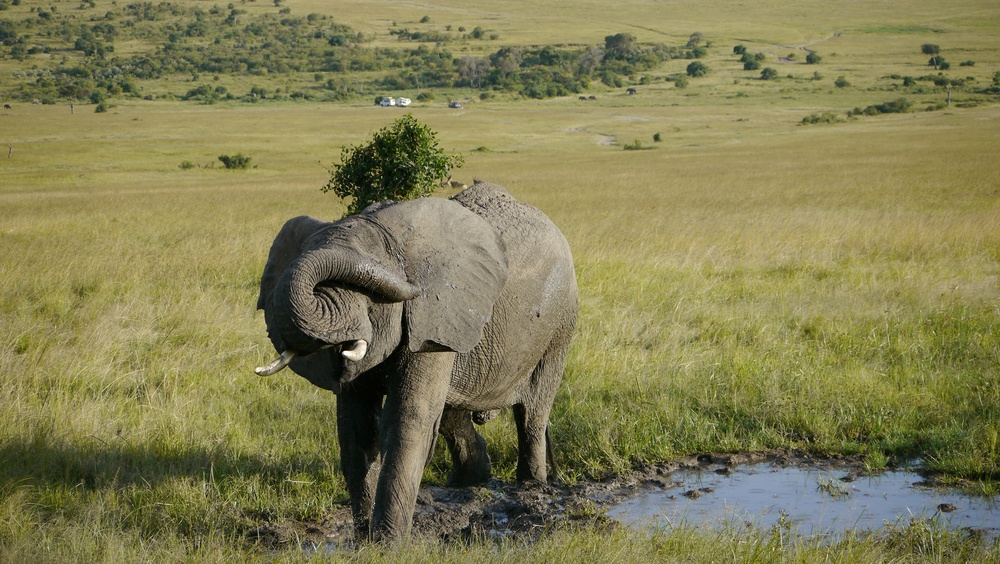
#> input picture P1110863.JPG, 1000 x 564 px, shrunk from 3520 x 1984 before the run, found by its file name
$ python TextureFeatures.py   (older library calls are emulated)
#> lines starting #> are read from the running program, lines starting #| are printed output that depends on the picture
from PIL import Image
from skimage.feature import greycomatrix, greycoprops

im = Image.open("P1110863.jpg").convert("L")
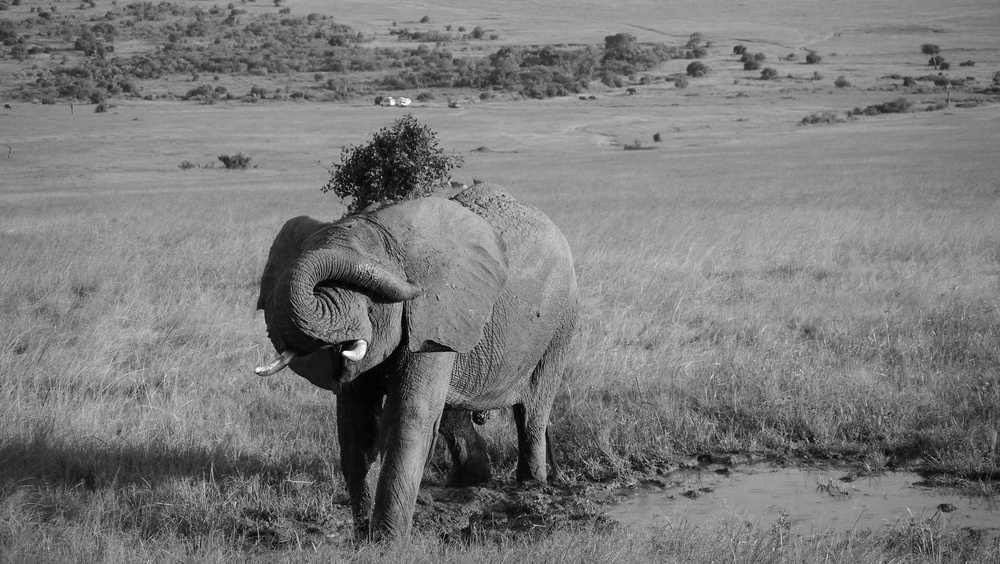
#> im: PIL image 1000x564 L; min 0, max 254, mean 121.8
im.show()
#> (the run stopped early here; a loop or call above may not have finished)

$ run again, with BSSJune8Right.jpg copied over P1110863.JPG
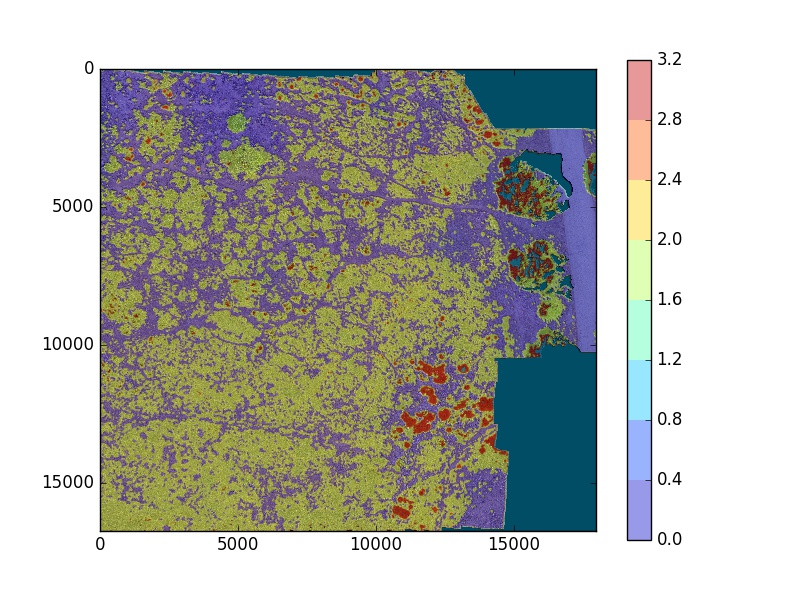
#> input picture BSSJune8Right.jpg, 800 x 600 px, found by its file name
#> `im = Image.open("P1110863.jpg").convert("L")`:
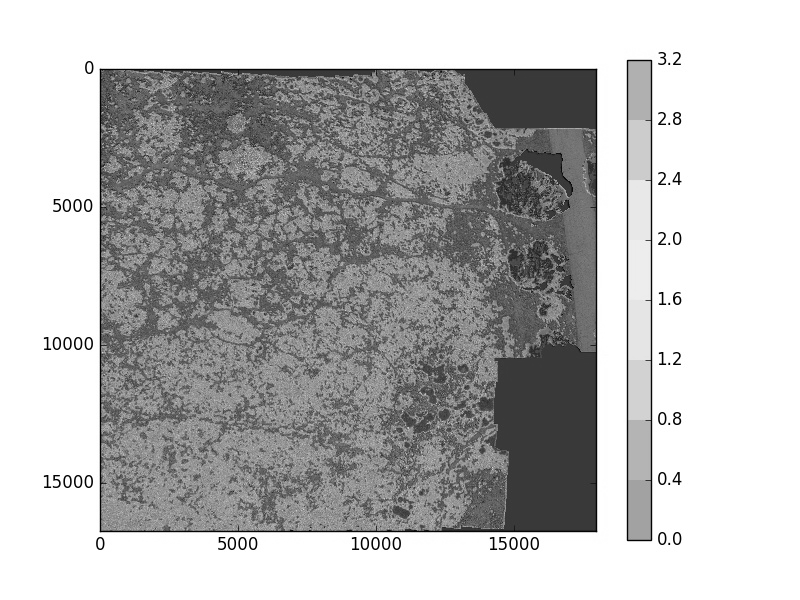
#> im: PIL image 800x600 L; min 0, max 255, mean 182.9
